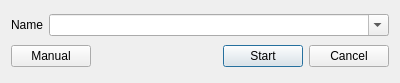
<?xml version="1.0" encoding="UTF-8"?>
<ui version="4.0">
 <class>FomodCSharpPredialog</class>
 <widget class="QDialog" name="FomodCSharpPredialog">
  <property name="geometry">
   <rect>
    <x>0</x>
    <y>0</y>
    <width>400</width>
    <height>83</height>
   </rect>
  </property>
  <property name="windowTitle">
   <string>FOMOD C# Installer</string>
  </property>
  <layout class="QVBoxLayout" name="verticalLayout">
   <item>
    <layout class="QHBoxLayout" name="horizontalLayout" stretch="0,1">
     <item>
      <widget class="QLabel" name="label">
       <property name="text">
        <string>Name</string>
       </property>
      </widget>
     </item>
     <item>
      <widget class="QComboBox" name="nameCombo">
       <property name="editable">
        <bool>true</bool>
       </property>
      </widget>
     </item>
    </layout>
   </item>
   <item>
    <layout class="QHBoxLayout" name="horizontalLayout_2">
     <item>
      <widget class="QPushButton" name="manualBtn">
       <property name="toolTip">
        <string>Opens a Dialog that allows custom modifications.</string>
       </property>
       <property name="whatsThis">
        <string>Opens a Dialog that allows custom modifications.</string>
       </property>
       <property name="text">
        <string>Manual</string>
       </property>
      </widget>
     </item>
     <item>
      <spacer name="horizontalSpacer">
       <property name="orientation">
        <enum>Qt::Horizontal</enum>
       </property>
       <property name="sizeType">
        <enum>QSizePolicy::MinimumExpanding</enum>
       </property>
       <property name="sizeHint" stdset="0">
        <size>
         <width>20</width>
         <height>20</height>
        </size>
       </property>
      </spacer>
     </item>
     <item>
      <widget class="QPushButton" name="okBtn">
       <property name="text">
        <string>Start</string>
       </property>
       <property name="default">
        <bool>true</bool>
       </property>
      </widget>
     </item>
     <item>
      <widget class="QPushButton" name="cancelBtn">
       <property name="text">
        <string>Cancel</string>
       </property>
      </widget>
     </item>
    </layout>
   </item>
  </layout>
 </widget>
 <resources/>
 <connections/>
</ui>
